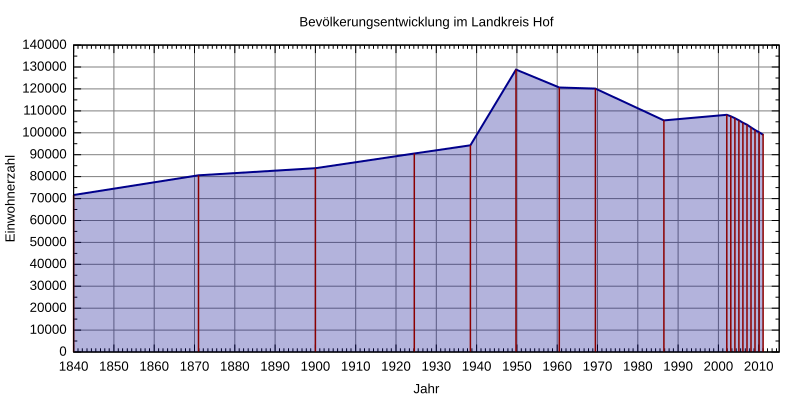

Write gnuplot code to recreate this figure.
#!/usr/bin/gnuplot
# gnuplot 4.6 / Debian 7
#
# Graphik nach "Bayerisches Landesamt fuer Statistik: Statistik kommunal 2012 -
# Eine Auswahl wichtiger statistischer Daten fuer den Landkreis Hof.",
# https://www.statistik.bayern.de/statistikkommunal/09475.pdf
#
# Erstellt von Michael Fiedler <michael.fiedler87@gmx.de>
# Lizenz: CC-BY-SA 3.0 unported, http://creativecommons.org/licenses/by-sa/3.0/deed.de
# Basierend auf http://commons.wikimedia.org/wiki/File:Muc_population.svg von Gorgo

# input
set timefmt "%d.%m.%Y"
set datafile separator ";"

# output
set title 'Bevölkerungsentwicklung im Landkreis Hof'
unset key
set style fill transparent solid 0.3
set grid

set xdata time
set xlabel 'Jahr'
set xrange ['01.12.1840':'31.12.2015']
# Jahreszahl alle 10 Jahre (Beginn,Erhoehung in 0.1 Sekunden,Ende)
# Der Zahlenwert entspricht einem Jahr mit 365,25 Tagen
set xtics '01.12.1840',315576000,'31.12.2015'
# Zehnjahresintervall in 9 Intervalle unterteilt (jedes Jahr eine Markierung)
set mxtics 10
set format x '%Y'

set ylabel 'Einwohnerzahl'
# Beschriftungsintervall
set ytics 10000
# weitere Unterteilung ohne Beschriftung
set mytics 2
set yrange ['0':'140000']
set format y '%.0f'


set terminal svg size 800,400 font 'Arial,10'
set output 'Landkreis_Hof_Bevoelkerungsentwicklung.svg'

# '-' nimmt die nachfolgenden Daten als Eingabewerte
plot '-' using 1:($2) with filledcurves below x1 linetype rgb 'dark-blue' linewidth 2, \
	    '-' using 1:($2) with impulses linecolor rgbcolor 'dark-red' linewidth 1.5
	01.12.1840;71618
	01.12.1871;80596
	01.12.1900;83833
	16.06.1925;90550
	17.05.1939;94272
	13.09.1950;128803
	06.06.1961;120656
	27.05.1970;120158
	25.05.1987;105628
	31.12.2002;108198
	31.12.2003;107505
	31.12.2004;106632
	31.12.2005;105715
	31.12.2006;104613
	31.12.2007;103686
	31.12.2008;102475
	31.12.2009;101252
	31.12.2010;100234
	31.12.2011;99136
EOF
	01.12.1840;71618
	01.12.1871;80596
	01.12.1900;83833
	16.06.1925;90550
	17.05.1939;94272
	13.09.1950;128803
	06.06.1961;120656
	27.05.1970;120158
	25.05.1987;105628
	31.12.2002;108198
	31.12.2003;107505
	31.12.2004;106632
	31.12.2005;105715
	31.12.2006;104613
	31.12.2007;103686
	31.12.2008;102475
	31.12.2009;101252
	31.12.2010;100234
	31.12.2011;99136
EOF
